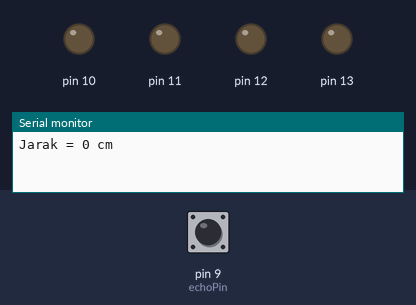
A sketch run on a simulated Arduino Uno, built with avr-gcc and run on an emulated ATmega328P. Shown: output pins drawn as LEDs (lit = HIGH), the last lines printed to the serial monitor. The inputs (shaded band) are chosen by the test bench; at power-on: pin 9 (echoPin) LOW. Pins used as bus, display or sensor lines are not drawn.

Above: at 1.2 s.
1.3 s: pin 9 (echoPin) pulsed HIGH 2 times (0.12 s each, 0.3 s apart)
At 2.2 s:
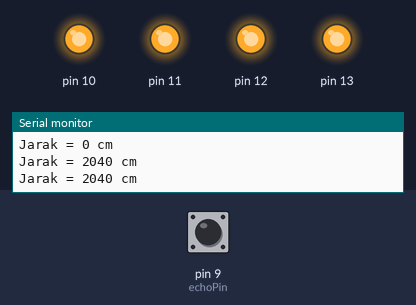
Timing chart, 0 to 4.3 s (numbered marks = the images above; inputs shaded):
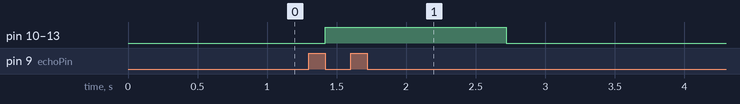

Measured:
- after the input at 1.3 s, pin 10–13: LOW → HIGH after 0.12 s, → LOW 1.3 s later

The sketch:

Sensor_Jarak.ino
```cpp
long distance, duration;
int trigPin=8;
int echoPin=9;
void setup() {

  pinMode(trigPin,OUTPUT);
  pinMode(echoPin, INPUT);
  pinMode(10, OUTPUT);
  pinMode(11, OUTPUT);
  pinMode(12, OUTPUT);
  pinMode(13, OUTPUT);
  Serial.begin(9600);
}

void loop() {
  digitalWrite(trigPin, LOW);
  delayMicroseconds(5);
  digitalWrite(trigPin, HIGH);
  delayMicroseconds(10);
  duration = pulseIn(echoPin, HIGH);
  distance = duration*0.034/2;
  if (distance>=70){
    digitalWrite(10, HIGH);
    delay(0);
  }else{
      digitalWrite(10, LOW);
      delay(0);
    }

  if (distance>= 50){
    digitalWrite(11, HIGH);
    delay(0);
  }else{
      digitalWrite(11, LOW);
      delay(0);
    }

  if (distance>= 30){
    digitalWrite(12, HIGH);
    delay(0);
  }else{
      digitalWrite(12, LOW);
      delay(0);
    }

  if (distance>= 10){
    digitalWrite(13, HIGH);
    delay(0);
  }else{
      digitalWrite(13, LOW);
      delay(0);
    }


  Serial.print("Jarak = ");
  Serial.print(distance);
  Serial.println(" cm");
}
```
